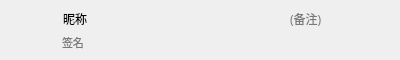
<?xml version="1.0" encoding="UTF-8"?>
<ui version="4.0">
 <class>LinkmanItemWidget</class>
 <widget class="QWidget" name="LinkmanItemWidget">
  <property name="geometry">
   <rect>
    <x>0</x>
    <y>0</y>
    <width>400</width>
    <height>60</height>
   </rect>
  </property>
  <property name="sizePolicy">
   <sizepolicy hsizetype="Preferred" vsizetype="Fixed">
    <horstretch>0</horstretch>
    <verstretch>0</verstretch>
   </sizepolicy>
  </property>
  <property name="minimumSize">
   <size>
    <width>0</width>
    <height>60</height>
   </size>
  </property>
  <property name="maximumSize">
   <size>
    <width>16777215</width>
    <height>60</height>
   </size>
  </property>
  <property name="windowTitle">
   <string>Form</string>
  </property>
  <widget class="QLabel" name="labelHead">
   <property name="geometry">
    <rect>
     <x>16</x>
     <y>10</y>
     <width>40</width>
     <height>40</height>
    </rect>
   </property>
   <property name="minimumSize">
    <size>
     <width>40</width>
     <height>40</height>
    </size>
   </property>
   <property name="maximumSize">
    <size>
     <width>40</width>
     <height>40</height>
    </size>
   </property>
   <property name="font">
    <font>
     <family>微软雅黑</family>
    </font>
   </property>
   <property name="styleSheet">
    <string notr="true">border-radius:20px;</string>
   </property>
   <property name="text">
    <string/>
   </property>
  </widget>
  <widget class="QLabel" name="labelNickname">
   <property name="geometry">
    <rect>
     <x>63</x>
     <y>10</y>
     <width>24</width>
     <height>17</height>
    </rect>
   </property>
   <property name="sizePolicy">
    <sizepolicy hsizetype="Preferred" vsizetype="Minimum">
     <horstretch>0</horstretch>
     <verstretch>0</verstretch>
    </sizepolicy>
   </property>
   <property name="font">
    <font>
     <family>微软雅黑</family>
    </font>
   </property>
   <property name="styleSheet">
    <string notr="true"/>
   </property>
   <property name="text">
    <string>昵称</string>
   </property>
   <property name="textFormat">
    <enum>Qt::PlainText</enum>
   </property>
   <property name="scaledContents">
    <bool>false</bool>
   </property>
   <property name="openExternalLinks">
    <bool>false</bool>
   </property>
  </widget>
  <widget class="QLabel" name="labelSignature">
   <property name="geometry">
    <rect>
     <x>62</x>
     <y>34</y>
     <width>22</width>
     <height>16</height>
    </rect>
   </property>
   <property name="font">
    <font>
     <family>微软雅黑</family>
     <pointsize>8</pointsize>
    </font>
   </property>
   <property name="styleSheet">
    <string notr="true">color:rgb(121,121,121);</string>
   </property>
   <property name="text">
    <string>签名</string>
   </property>
  </widget>
  <widget class="QLabel" name="labelRemark">
   <property name="geometry">
    <rect>
     <x>290</x>
     <y>10</y>
     <width>32</width>
     <height>17</height>
    </rect>
   </property>
   <property name="font">
    <font>
     <family>微软雅黑</family>
    </font>
   </property>
   <property name="styleSheet">
    <string notr="true">color:rgb(121,121,121);</string>
   </property>
   <property name="text">
    <string>(备注)</string>
   </property>
  </widget>
 </widget>
 <resources/>
 <connections/>
</ui>
